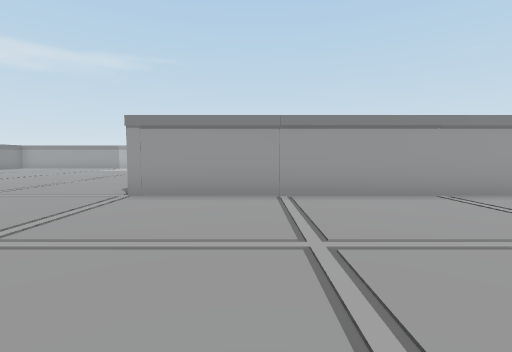
view 1 (above)

19 first-person views from a walk through a 3-D level made in the Unity game engine. The camera is 1.5 m above the floor, tilts 4° down and sees 85° across. The floor is counted in squares, 2 m on a side. Each view is taken from the middle of a square. On the plan, view 1 faces up. The plan holds only what a view shows up to about 10 squares ahead; the rest is blank. The place goes on beyond the plan. The player character is not drawn.

view 2
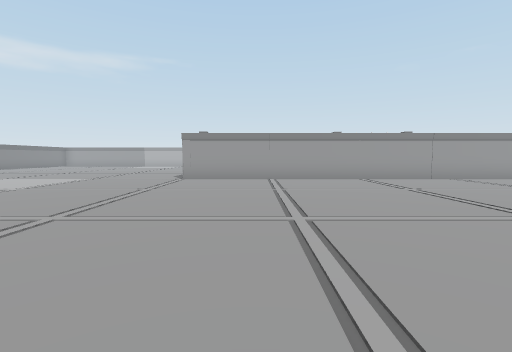

view 3
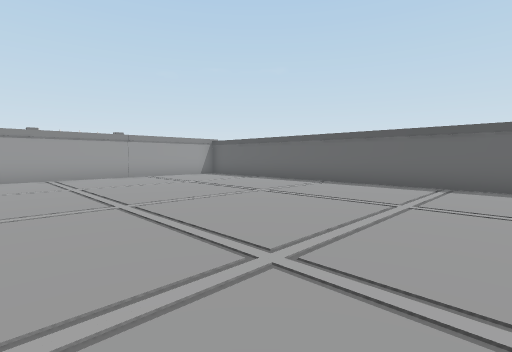

view 4
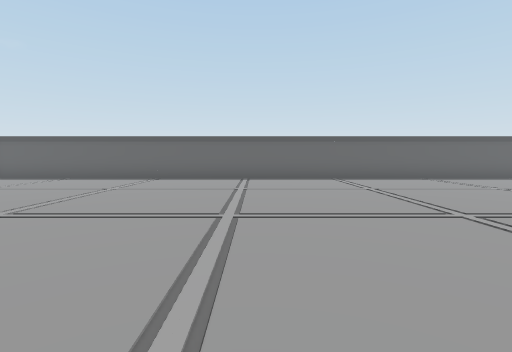

view 5
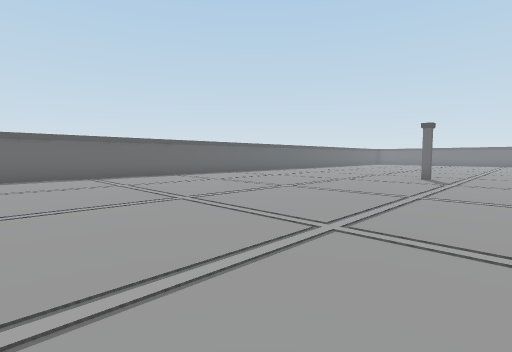

view 6
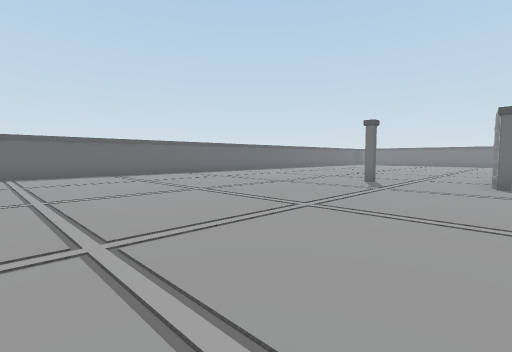

view 7
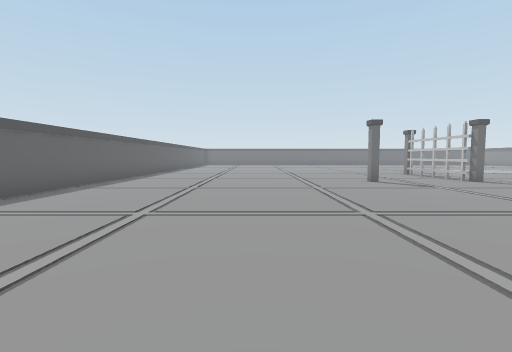

view 8
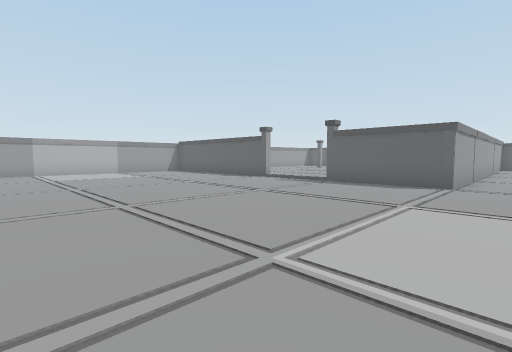

view 9
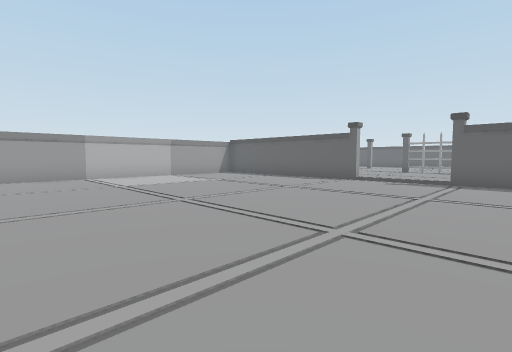

view 10
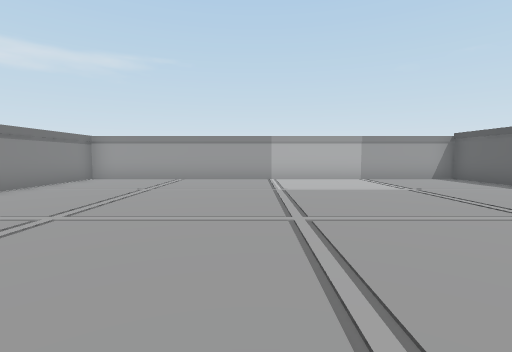

view 11
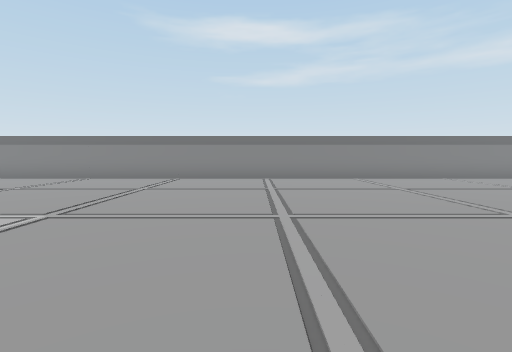

view 12
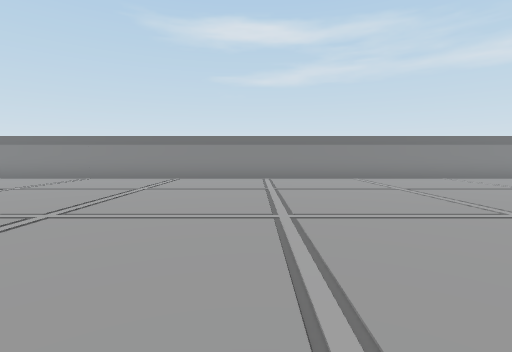

view 13
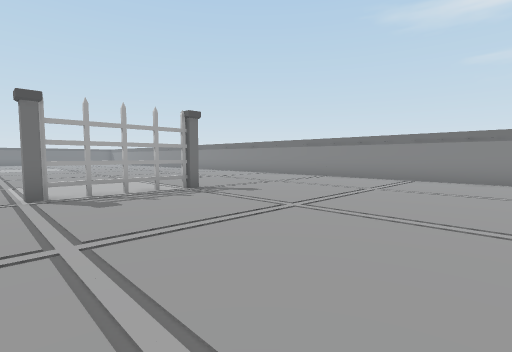

view 14
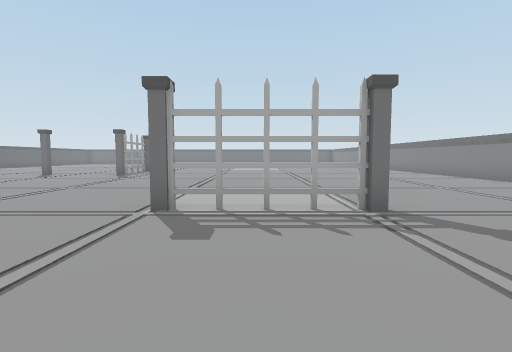

view 15
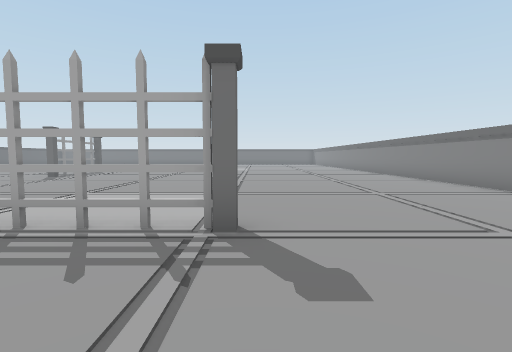

view 16
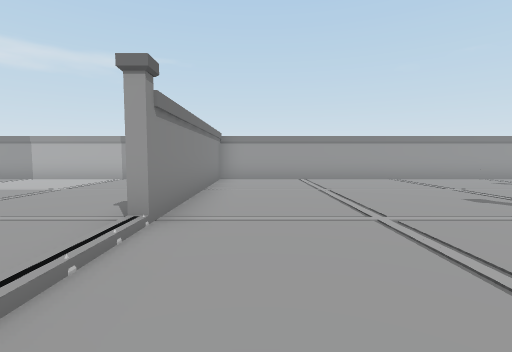

view 17
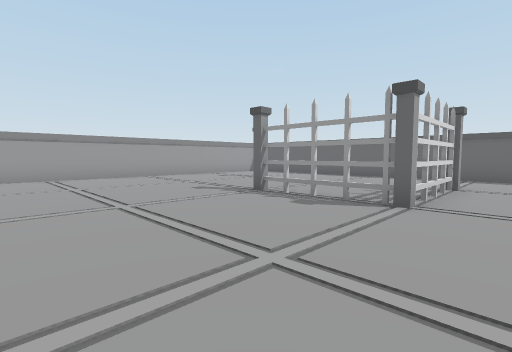

view 18
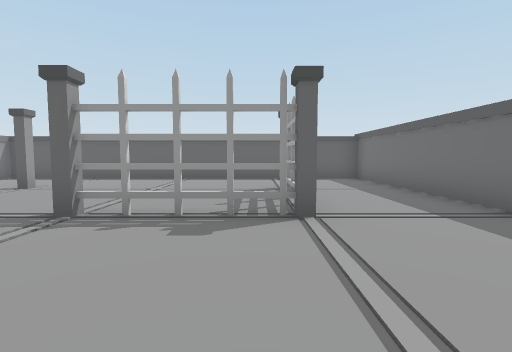

view 19
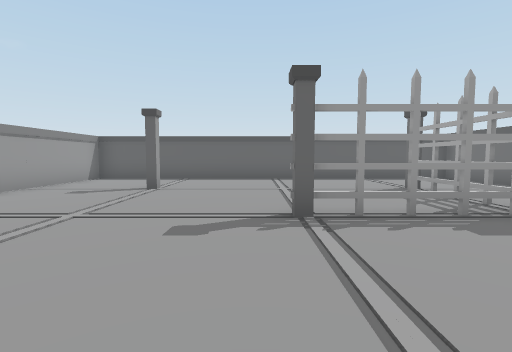

### Floor plan
Key: @ floor where view 1 was taken; # wall or solid block; . floor; T thing the floor can be seen under or through; O other object.
Columns run from 15 left of view 1 to 10 right of it. Each row starts with its distance up from view 1.
 18 ##########################
 17 #............#...........#
 16 #............#...........#
 15 #............#...........#
 14 #............#........O..#
 13 #............#...........#
 12 #............#...........#
 11 #.................OT.....#
 10 #..................T.....#
  9 #..................T.....#
  8 #............#.....O##O..#
  7 #............#...........#
  6 #............#############
  5 #........................#
  4 #........................#
  3 #......  ................#
  2 #....... ................#
  1 #........................#
  0 #......... ....@.........#
 -1 #.......... .............#
 -2 #..........  ............#
 -3 #..........   ...........#
 -4 #..........   ...........#
 -5 #..........   ...........#
 -6 #........... ............#
 -7 #.....OTTO...............#
 -8 #........................#
 -9 #........................#
-10 #........................#
-11 #........................#
-12 #........................#
-13 #...... .................#
-14 #...... .....O..OO.......#
-15             ..#..........#

Where each view was taken, in squares from view 1:
view 1: 0 up, 0 right, facing up
view 2: 4 down, 0 right, facing up
view 3: 5 down, 2 right, facing up-right
view 4: 4 down, 0 right, facing right
view 5: 4 down, 1 left, facing down-right
view 6: 6 down, 2 left, facing down-right
view 7: 6 down, 5 right, facing down
view 8: 4 up, 10 left, facing up-right
view 9: 7 up, 11 left, facing up-right
view 10: 8 up, 9 left, facing up
view 11: 8 up, 5 left, facing left
view 12: 1 down, 5 left, facing left
view 13: 1 down, 5 left, facing down-left
view 14: 3 down, 7 left, facing down
view 15: 4 down, 9 left, facing down
view 16: 8 up, 1 left, facing up
view 17: 7 up, 1 left, facing up-right
view 18: 9 up, 0 right, facing right
view 19: 12 up, 0 right, facing right
